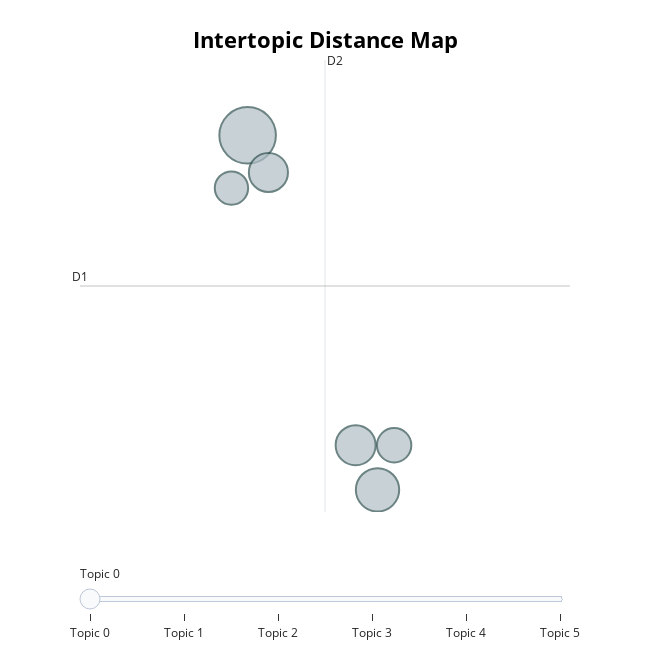

Here is the notebook cell this chart was saved with:
### Markdown cell above
We can see the similarity of topics using the built in visualiser.

### Code cell
topic_model.visualize_topics()

### Figure 1 — Plotly figure (JSON) as saved in the notebook; plotly's stock layout.template omitted (floating-point values rounded to 4 significant figures)
{"data": [{"customdata": [[0, "facebook | zuckerberg | company | libra | google", 46], [1, "trump | president | miller | claim | whistleblower", 27], [2, "brexit | eu | uk | vote | parliament", 23], [3, "tesla | car | uber | company | ford", 22], [4, "hidecaption | photohong | kongunrest | protester | hongkong", 17], [5, "use | email | scam | edgar | user", 16]], "hovertemplate": "<b>Topic %{customdata[0]}</b><br>Words: %{customdata[1]}<br>Size: %{customdata[2]}", "legendgroup": "", "marker": {"color": "#B0BEC5", "size": [46, 27, 23, 22, 17, 16], "sizemode": "area", "sizeref": 0.02875, "symbol": "circle", "line": {"color": "DarkSlateGrey", "width": 2}}, "mode": "markers", "name": "", "orientation": "v", "showlegend": false, "x": [25.43, 28.65, 28.1, 25.94, 29.06, 25.02], "xaxis": "x", "y": [6.927, 2.038, 2.653, 6.416, 2.653, 6.2], "yaxis": "y", "type": "scatter"}], "layout": {"xaxis": {"anchor": "y", "domain": [0.0, 1.0], "title": {"text": ""}, "visible": false, "range": [21.27, 33.42]}, "yaxis": {"anchor": "x", "domain": [0.0, 1.0], "title": {"text": ""}, "visible": false, "range": [1.732, 7.967]}, "legend": {"tracegroupgap": 0, "itemsizing": "constant"}, "margin": {"t": 60}, "title": {"font": {"size": 22, "color": "Black"}, "text": "<b>Intertopic Distance Map", "y": 0.95, "x": 0.5, "xanchor": "center", "yanchor": "top"}, "hoverlabel": {"font": {"size": 16, "family": "Rockwell"}, "bgcolor": "white"}, "width": 650, "height": 650, "sliders": [{"active": 0, "pad": {"t": 50}, "steps": [{"args": [{"marker.color": [["red", "#B0BEC5", "#B0BEC5", "#B0BEC5", "#B0BEC5", "#B0BEC5"]]}], "label": "Topic 0", "method": "update"}, {"args": [{"marker.color": [["#B0BEC5", "red", "#B0BEC5", "#B0BEC5", "#B0BEC5", "#B0BEC5"]]}], "label": "Topic 1", "method": "update"}, {"args": [{"marker.color": [["#B0BEC5", "#B0BEC5", "red", "#B0BEC5", "#B0BEC5", "#B0BEC5"]]}], "label": "Topic 2", "method": "update"}, {"args": [{"marker.color": [["#B0BEC5", "#B0BEC5", "#B0BEC5", "red", "#B0BEC5", "#B0BEC5"]]}], "label": "Topic 3", "method": "update"}, {"args": [{"marker.color": [["#B0BEC5", "#B0BEC5", "#B0BEC5", "#B0BEC5", "red", "#B0BEC5"]]}], "label": "Topic 4", "method": "update"}, {"args": [{"marker.color": [["#B0BEC5", "#B0BEC5", "#B0BEC5", "#B0BEC5", "#B0BEC5", "red"]]}], "label": "Topic 5", "method": "update"}]}], "shapes": [{"line": {"color": "#CFD8DC", "width": 2}, "type": "line", "x0": 27.34, "x1": 27.34, "y0": 1.732, "y1": 7.967}, {"line": {"color": "#9E9E9E", "width": 2}, "type": "line", "x0": 21.27, "x1": 33.42, "y0": 4.849, "y1": 4.849}], "annotations": [{"showarrow": false, "text": "D1", "x": 21.27, "y": 4.849, "yshift": 10}, {"showarrow": false, "text": "D2", "x": 27.34, "xshift": 10, "y": 7.967}]}}
